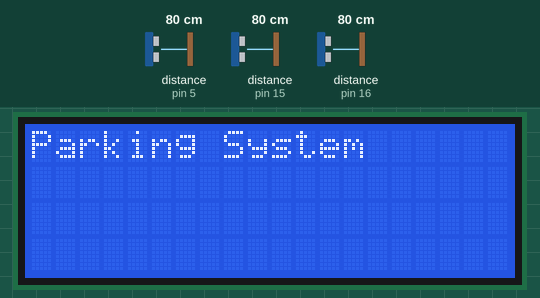
This sketch was run on a simulated Arduino Uno, built with avr-gcc and run on an emulated ATmega328P. On the bench: 20×4 character LCD. The test bench sets the inputs (shaded band); at power-on: distance to the obstacle (sensors on pin 5, pin 15, pin 16) 80 cm. The echo pulse lasts 58.3 µs per cm; what the sketch prints to the serial monitor is not drawn.

Above: at 0.1 s.
At 3.2 s:
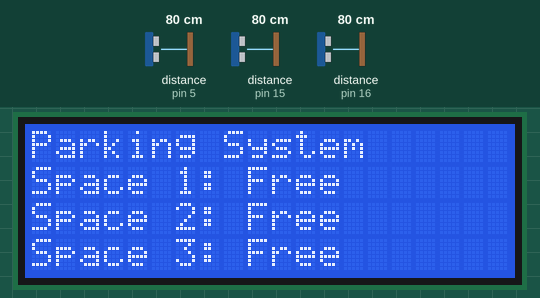
3.3 s: distance to the obstacle (sensor on pin 5) set to 32 cm
5.4 s: distance to the obstacle (sensor on pin 5) set to 26 cm
At 7.0 s:
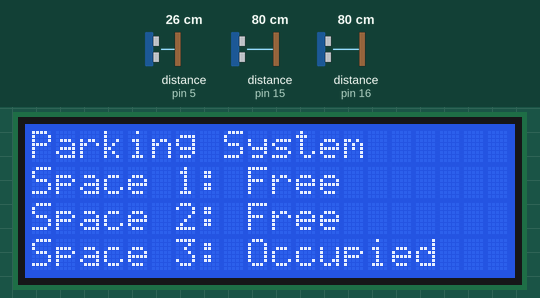
Timing chart, 0 to 8.5 s (numbered marks = the images above; inputs shaded):
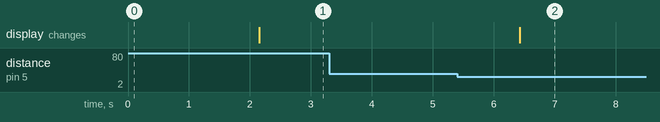

Measured:
- the behaviour switches between 30 and 29 cm on distance to the obstacle (sensor on pin 5) (found by bisection; images 1 and 2)
- after the input at 3.3 s, every drawn part: stays the same
- after the input at 5.4 s, the display: changes after 1.0 s (image 2)

The sketch:

Parkingsystem.ino
```cpp
#include <Wire.h>
#include <LiquidCrystal_I2C.h>
#include <NewPing.h>
#include <TridentTD_LineNotify.h>  // Import TridentTD Line Notify

#define TRIG_PIN1  2   // Pin trig for ultrasonic sensor 1
#define ECHO_PIN1  15  // Pin echo for ultrasonic sensor 1
#define TRIG_PIN2  4   // Pin trig for ultrasonic sensor 2
#define ECHO_PIN2  16  // Pin echo for ultrasonic sensor 2
#define TRIG_PIN3  17  // Pin trig for ultrasonic sensor 3
#define ECHO_PIN3  5   // Pin echo for ultrasonic sensor 3

#define MAX_DISTANCE 200  // Maximum distance for ultrasonic sensor (200 cm)

// Initialize ultrasonic sensors
NewPing sonar1(TRIG_PIN1, ECHO_PIN1, MAX_DISTANCE);
NewPing sonar2(TRIG_PIN2, ECHO_PIN2, MAX_DISTANCE);
NewPing sonar3(TRIG_PIN3, ECHO_PIN3, MAX_DISTANCE);

// Initialize 20x4 I2C LCD display
LiquidCrystal_I2C lcd(0x27, 20, 4);

const String LINE_TOKEN = "YOUR_LINE_NOTIFY_TOKEN";  // Insert your LINE Notify Token here

void setup() {
  Serial.begin(115200);  // Start Serial Monitor at 115200 baud rate
  lcd.begin();
  lcd.backlight();
  lcd.setCursor(0, 0);
  lcd.print("Parking System");
  delay(2000);

  // Initialize LINE Notify
  LINE.setToken(LINE_TOKEN);  // Set LINE Notify Token
}

void loop() {
  int distance1 = sonar1.ping_cm();  // Read distance from sensor 1
  int distance2 = sonar2.ping_cm();  // Read distance from sensor 2
  int distance3 = sonar3.ping_cm();  // Read distance from sensor 3

  // Determine parking space status based on sensor readings
  String space1 = (distance1 > 0 && distance1 < 30) ? "Occupied" : "Free";
  String space2 = (distance2 > 0 && distance2 < 30) ? "Occupied" : "Free";
  String space3 = (distance3 > 0 && distance3 < 30) ? "Occupied" : "Free";

  // Display the status on the LCD
  lcd.clear();
  lcd.setCursor(0, 0);
  lcd.print("Parking System");
  lcd.setCursor(0, 1);
  lcd.print("Space 1: ");
  lcd.print(space1);
  lcd.setCursor(0, 2);
  lcd.print("Space 2: ");
  lcd.print(space2);
  lcd.setCursor(0, 3);
  lcd.print("Space 3: ");
  lcd.print(space3);

  // Notify via LINE if any parking space is occupied
  if (space1 == "Occupied" || space2 == "Occupied" || space3 == "Occupied") {
    String message = "Parking Alert! Spaces Occupied:\n";
    if (space1 == "Occupied") message += "Space 1\n";
    if (space2 == "Occupied") message += "Space 2\n";
    if (space3 == "Occupied") message += "Space 3\n";

    // Send LINE Notify message
    LINE.notify(message);
    delay(60000);  // Prevent multiple notifications within 1 minute
  }

  // Display the status on the Serial Monitor
  Serial.println("Parking Space Status:");
  Serial.print("Space 1: ");
  Serial.println(space1);
  Serial.print("Space 2: ");
  Serial.println(space2);
  Serial.print("Space 3: ");
  Serial.println(space3);

  delay(1000);  // Update every 1 second
}
```
